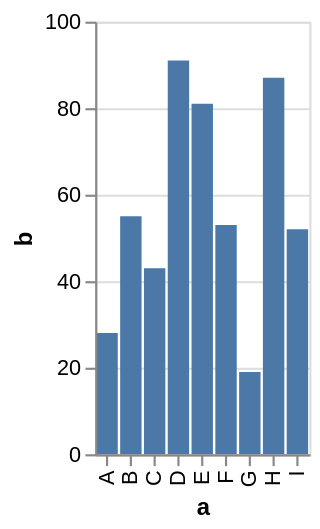

Express this chart as Vega-Lite.
### Vega specification from a JSON file in a GitHub repository (floating-point values rounded to 4 significant figures)
{"$schema": "https://vega.github.io/schema/vega/v5.json", "autosize": "pad", "padding": 5, "height": 200, "style": "cell", "data": [{"name": "source_0", "values": [{"a": "A", "b": 28}, {"a": "B", "b": 55}, {"a": "C", "b": 43}, {"a": "D", "b": 91}, {"a": "E", "b": 81}, {"a": "F", "b": 53}, {"a": "G", "b": 19}, {"a": "H", "b": 87}, {"a": "I", "b": 52}]}, {"name": "data_0", "source": "source_0", "transform": [{"type": "filter", "expr": "datum[\"b\"] !== null && !isNaN(datum[\"b\"])"}]}], "signals": [{"name": "x_step", "value": 11}, {"name": "width", "update": "bandspace(domain('x').length, 0.1, 0.05) * x_step"}], "marks": [{"name": "marks", "type": "rect", "style": ["bar"], "from": {"data": "data_0"}, "encode": {"update": {"fill": {"value": "#4c78a8"}, "tooltip": {"signal": "{\"a\": datum[\"a\"], \"b\": format(datum[\"b\"], \"\")}"}, "x": {"scale": "x", "field": "a"}, "width": {"scale": "x", "band": true}, "y": {"scale": "y", "field": "b"}, "y2": {"scale": "y", "value": 0}}}}], "scales": [{"name": "x", "type": "band", "domain": {"data": "data_0", "field": "a", "sort": true}, "range": {"step": {"signal": "x_step"}}, "paddingInner": 0.1, "paddingOuter": 0.05}, {"name": "y", "type": "linear", "domain": {"data": "data_0", "field": "b"}, "range": [{"signal": "height"}, 0], "nice": true, "zero": true}], "axes": [{"scale": "x", "orient": "bottom", "grid": false, "title": "a", "labelAlign": "right", "labelAngle": 270, "labelBaseline": "middle", "labelOverlap": true, "zindex": 1}, {"scale": "y", "orient": "left", "grid": false, "title": "b", "labelOverlap": true, "tickCount": {"signal": "ceil(height/40)"}, "zindex": 1}, {"scale": "y", "orient": "left", "gridScale": "x", "grid": true, "tickCount": {"signal": "ceil(height/40)"}, "domain": false, "labels": false, "maxExtent": 0, "minExtent": 0, "ticks": false, "zindex": 0}]}
